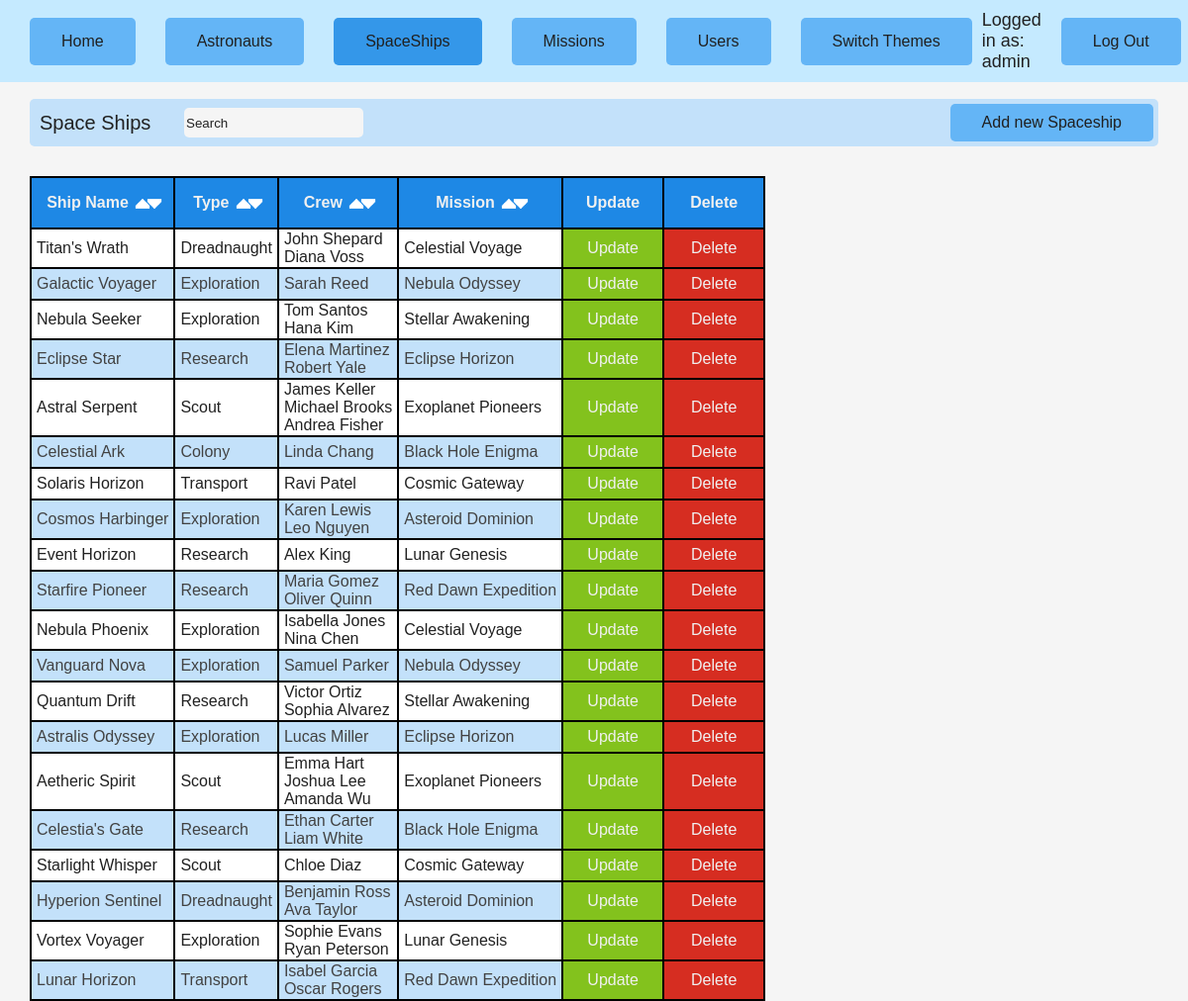
The app's page /php/spaceships_view.php (signed in) with its own data.
### tables this page shows
CREATE TABLE IF NOT EXISTS `missions` (
  `id` INT(10) UNSIGNED NOT NULL AUTO_INCREMENT,
  `title` VARCHAR(45) NOT NULL,
  `description` VARCHAR(200) NULL DEFAULT NULL,
  `start_date` DATE NOT NULL,
  `end_date` DATE NULL DEFAULT NULL,
  `status` ENUM('planned', 'in_progress', 'completed', 'cancelled') NULL DEFAULT 'planned',
  `launch_location` VARCHAR(200) NULL DEFAULT NULL,
  `destination` VARCHAR(200) NULL DEFAULT NULL,
  `image_url` VARCHAR(200) NULL DEFAULT NULL,
  PRIMARY KEY (`id`));

CREATE TABLE IF NOT EXISTS `astronauts` (
  `id` INT(10) UNSIGNED NOT NULL AUTO_INCREMENT,
  `first_name` VARCHAR(45) NOT NULL,
  `last_name` VARCHAR(45) NOT NULL,
  `occupation` ENUM('commander', 'engineer', 'scientist', 'pilot', 'medic', 'technician', 'security', 'communicator', 'robotics') NOT NULL,
  `birth_date` DATE NOT NULL,
  `spaceships_id` INT(10) UNSIGNED NULL DEFAULT NULL,
  PRIMARY KEY (`id`),
  INDEX `fk_astronauts_spaceships_idx` (`spaceships_id`),
  CONSTRAINT `fk_astronauts_spaceships`
    FOREIGN KEY (`spaceships_id`)
    REFERENCES `spaceships` (`id`)
    ON DELETE NO ACTION
    ON UPDATE NO ACTION);

CREATE TABLE IF NOT EXISTS `spaceships` (
  `id` INT(10) UNSIGNED NOT NULL AUTO_INCREMENT,
  `name` VARCHAR(45) NOT NULL,
  `type` ENUM('scout', 'exploration', 'transport', 'dreadnaught', 'research', 'colony', 'resupply', 'mining') NOT NULL,
  `missions_id` INT(10) UNSIGNED NULL DEFAULT NULL,
  `description` VARCHAR(200) NULL DEFAULT NULL,
  PRIMARY KEY (`id`),
  UNIQUE INDEX `name_UNIQUE` (`name`),
  INDEX `fk_spaceships_missions1_idx` (`missions_id`),
  CONSTRAINT `fk_spaceships_missions1`
    FOREIGN KEY (`missions_id`)
    REFERENCES `missions` (`id`)
    ON DELETE NO ACTION
    ON UPDATE NO ACTION);

### php/spaceships_view.php (the view, shortened to what this page needs)
<?php
    require_once("db.php");
?>
<!DOCTYPE html>
<html lang="hu">
<head>
    <link rel="stylesheet" href="../css/<?=$_SESSION["theme"]?>_theme.css">
</head>
<body>
    <?php include "navbar.php"; ?>
    <div class="topbar">Space Ships
        <div class="search-input">
            <input type="text" id="searchInput" placeholder="Search">
        </div>
        <div class="right">
            <a href="spaceships_update.php" class="button">Add new Spaceship</a>
        </div>
    </div>
    <table>
        <tr>
            <th>
                <div class="th-content">
                    <div>Ship Name</div>
                    <div class="button-container">
                        <img class="button" onclick="sortTable(0, 'up')" src="../resources/images/up_arrow_white.png" alt="up_arrow_white.png">
                        <img class="button" onclick="sortTable(0, 'down')" src="../resources/images/down_arrow_white.png" alt="down_arrow_white.png">
                    </div>
                </div>
            </th>
            <th>
                <div class="th-content">
                    <div>Type</div>
                    <div class="button-container">
                        <img class="button" onclick="sortTable(1, 'up')" src="../resources/images/up_arrow_white.png" alt="up_arrow_white.png">
                        <img class="button" onclick="sortTable(1, 'down')" src="../resources/images/down_arrow_white.png" alt="down_arrow_white.png">
                    </div>
                </div>
            </th>
            <th>
                <div class="th-content">
                    <div>Crew</div>
                    <div class="button-container">
                        <img class="button" onclick="sortTable(2, 'up')" src="../resources/images/up_arrow_white.png" alt="up_arrow_white.png">
                        <img class="button" onclick="sortTable(2, 'down')" src="../resources/images/down_arrow_white.png" alt="down_arrow_white.png">
                    </div>
                </div>
            </th>
            <th>
                <div class="th-content">
                    <div>Mission</div>
                    <div class="button-container">
                        <img class="button" onclick="sortTable(3, 'up')" src="../resources/images/up_arrow_white.png" alt="up_arrow_white.png">
                        <img class="button" onclick="sortTable(3, 'down')" src="../resources/images/down_arrow_white.png" alt="down_arrow_white.png">
                    </div>
                </div>
            </th>
            <?php if (isset($_SESSION['user']) && in_array($_SESSION['user']['access_level'], ['moderator', 'admin'])): ?>
            <th>Update</th>
            <th>Delete</th>
            <?php endif; ?>
        </tr>
        <?php
        $query = $db->query("
            SELECT
                spaceships.id AS spaceship_id,
                spaceships.name AS spaceship_name,
                spaceships.type,
                spaceships.missions_id,
                astronauts.first_name AS crew_first_name,
                astronauts.last_name AS crew_last_name
            FROM spaceships
            LEFT JOIN astronauts ON spaceships.id = astronauts.spaceships_id
            LEFT JOIN missions ON spaceships.missions_id = missions.id
        ");
        $spaceships = [];
        while ($row = $query->fetchObject()) {
            $spaceships[$row->spaceship_id]['name'] = $row->spaceship_name;
            $spaceships[$row->spaceship_id]['type'] = $row->type;
            $spaceships[$row->spaceship_id]['mission'] = $row->missions_id;
            $spaceships[$row->spaceship_id]['crew'][] = $row->crew_first_name . ' ' . $row->crew_last_name;
        }
        foreach ($spaceships as $spaceshipId => $spaceshipData):
            $missionTitle = $spaceshipData['mission'] ? $db->query("SELECT title FROM missions WHERE id = {$spaceshipData['mission']} LIMIT 1")->fetchObject()->title : "No mission";
        ?>
        <tr>
            <td><?= htmlspecialchars($spaceshipData['name']) ?></td>
            <td><?= htmlspecialchars(ucfirst($spaceshipData['type'])) ?></td>
            <td>
                <?= implode('<br>', $spaceshipData['crew']) ?>
            </td>
            <td>
                <?= htmlspecialchars($missionTitle) ?>
            </td>
            <?php if (isset($_SESSION['user']) && in_array($_SESSION['user']['access_level'], ['moderator', 'admin'])): ?>
            <td class="td-button">
                <a class="button-table button-update" href="spaceships_update.php?id=<?= $spaceshipId ?>">Update</a>
            </td>
            <td class="td-button">
                <a class="button-table button-delete" href="delete_entry.php?id=<?= $spaceshipId ?>">Delete</a>
            </td>
            <?php endif; ?>
        </tr>
        <?php endforeach; ?>
    </table>
</body>
</html>

### css/light_theme.css (style rules this page uses)
body { font-family: Arial, Helvetica, sans-serif; background-color: #f5f5f5; color: #212121; margin: 0%; }
table { background-color: black; margin-left: 30px; margin-top: 30px; border-spacing: 2px; }
th { background-color: #1e88e5; color: #f0f0f0; height: 50px; padding-left: 10px; padding-right: 10px; }
th .button { cursor: pointer; }
th .th-content { display: flex; align-items: center; justify-content: center; }
.button-container { margin-left: 10px; margin-top: auto; margin-bottom: auto; }
.button-container img.button { background-color: rgba(0, 0, 0, 0); margin: -4px; padding: 0%; width: 16px; height: 16px; }
td { text-align: left; height: 30px; padding-left: 5px; padding-right: 5px; }
td a { padding: 0; display: flex; margin: 0; height: 100%; width: 100; justify-content: center; align-items: center; text-decoration: none; }
td.td-button { padding: 0; }
tr { padding: 0%; }
tr:nth-child(even) { background-color: #ffffff; }
tr:nth-child(odd) { background-color: #c3e1fa; color: #424242; }
.button { border: none; color: #202020; padding: 15px 32px; text-align: center; text-decoration: none; display: inline-block; font-size: 16px; background-color: #64b5f6; cursor: pointer; border-radius: 5px; }
.right { font-size: large; display: inline-flex; justify-content: flex-end; width: 100%; }
.topbar { display: flex; align-items: center; justify-content: space-between; margin: 30px; padding-left: 10px; padding-right: 5px; padding-top: 5px; padding-bottom: 5px; color: #212121; background-color: #c3e1fa; font-size: 20; white-space: nowrap; border-radius: 5px; }
.topbar .button { padding-top: 10px; padding-bottom: 10px; }
.button-update { background-color: rgb(131, 194, 29); color: #f0f0f0; }
.button-delete { background-color: rgb(214, 45, 33); color: #f0f0f0; }
#searchInput { background-color: #f5f5f5; color: #212121; border-radius: 5px; height: 30px; border: none; }
#searchInput::placeholder { color: #212121; opacity: 1; }

### records on screen
missions: title "Celestial Voyage"
astronauts: spaceships.name "Galactic Voyager", spaceships.type "Exploration", crew "Sarah Reed", missions.title "Nebula Odyssey"
missions: title "Stellar Awakening"
missions: title "Eclipse Horizon"
missions: title "Exoplanet Pioneers"
astronauts: spaceships.name "Celestial Ark", spaceships.type "Colony", crew "Linda Chang", missions.title "Black Hole Enigma"
astronauts: spaceships.name "Solaris Horizon", spaceships.type "Transport", crew "Ravi Patel", missions.title "Cosmic Gateway"
missions: title "Asteroid Dominion"
astronauts: spaceships.name "Event Horizon", spaceships.type "Research", crew "Alex King", missions.title "Lunar Genesis"
missions: title "Red Dawn Expedition"
astronauts: spaceships.name "Vanguard Nova", spaceships.type "Exploration", crew "Samuel Parker", spaceships.title "Nebula Odyssey"
astronauts: spaceships.name "Astralis Odyssey", spaceships.type "Exploration", crew "Lucas Miller", spaceships.title "Eclipse Horizon"
missions: title "Black Hole Enigma"
astronauts: spaceships.name "Starlight Whisper", spaceships.type "Scout", crew "Chloe Diaz", spaceships.title "Cosmic Gateway"
missions: title "Lunar Genesis"

### other values on screen
$title "Home"
$title "Astronauts"
$title "SpaceShips"
$title "Missions"
$title "Users"
$title "Switch Themes"
$_SESSION['user']['username'] "admin"
$spaceshipData['name'] "Titan's Wrath"
$spaceshipData['type'] "Dreadnaught"
implode('<br>', $spaceshipData['crew']) "John Shepard Diana Voss"
$spaceshipData['name'] "Nebula Seeker"
$spaceshipData['type'] "Exploration"
implode('<br>', $spaceshipData['crew']) "Tom Santos Hana Kim"
$spaceshipData['name'] "Eclipse Star"
$spaceshipData['type'] "Research"
